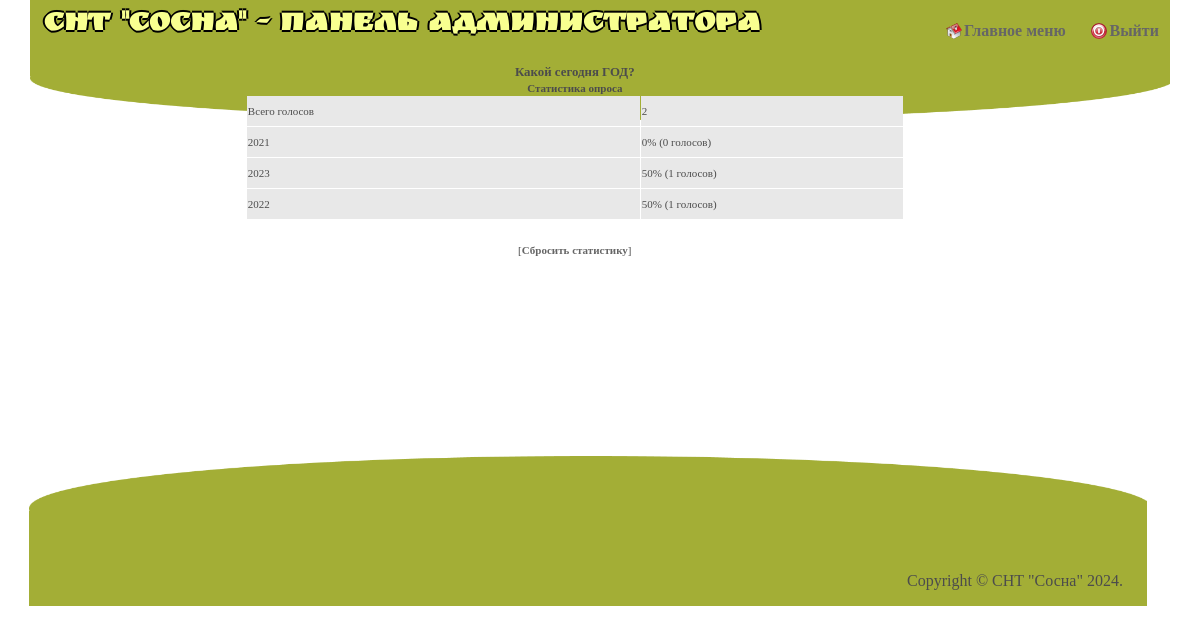
The app's page /admin/admin.php?action=view_quiz&id=1695629883 (signed in) with its own data.
### tables this page shows
CREATE TABLE IF NOT EXISTS `smp_quiz` (
  `op` int(11) NOT NULL,
  `title` text DEFAULT NULL,
  `tm` varchar(15) DEFAULT NULL
);

CREATE TABLE IF NOT EXISTS `smp_answer` (
  `op` int(11) NOT NULL,
  `answer` varchar(250) DEFAULT NULL,
  `point` int(11) DEFAULT NULL,
  `qid` int(11) DEFAULT NULL,
  `tm` varchar(15) DEFAULT NULL
);

### admin/admin.php (the view, shortened to what this page needs)
<?php
include "../database/database.php";
global $action;
if(isset($_SESSION['ein'])){
$bchome="
<table width=100% cellspacing=0 border=0>
    <TD width=5%><a href=\"?action=dologin\"><img src=\"images/main_s.png\" border=\"0\"></a></Td>
    <TD width=50%><a href=\"?action=dologin\"><font size=3><B>Главное меню</b></font></a></TD>
    <TD width=10%>&nbsp;</Td>
    <TD width=5%><a href=\"?action=logout\"><img src=\"images/exit_s.png\" border=\"0\"></a></Td>
    <TD width=30%><a href=\"?action=logout\"><font size=3><B>Выйти</B></font></a></TD>
</table>";
}
?>
<HTML><HEAD>
<link href="style.css" type='text/css' rel='stylesheet'>
    <link rel="stylesheet" href="../style/style.css">
</HEAD>
<BODY bgColor=#ffffff leftMargin=0 topMargin=0 rightmargin=0 bottommargin=0>
<TABLE height=50 cellSpacing=0 cellPadding=0 width="98%" border=0>
<TBODY>
<TR>
<TD colspan=0 cellpadding=0 width=2%><img src="../admin/images/space.gif" width=1 height=50></TD>
<TD width=78% style="padding-left:5px;">
    <h2 class= "h2_y" style="text-shadow: 2px 0 black, 0 -2px black, -2px 0 black, 0 2px black; text-align:left; margin-left:15px"><font size=6>СНТ "Сосна" - Панель администратора</font></h2>
</TD>
<TD width=21%  style="padding-left:5px;">&nbsp;<?php global $bchome; echo "$bchome"; ?></TD><TD colspan=0 cellpadding=0 width=2%><img src="images/space.gif" width=1 height=50></TD>
</TR></TBODY></TABLE>
<TABLE cellSpacing=0 cellPadding=0 width="98%" border=0>
<TBODY>
<TR>
<TD colspan=0 cellpadding=0 width=2%><img src="images/space.gif" width=1 height=400></TD>
<TD vAlign=top>
<TABLE cellSpacing=0 cellPadding=3 width="100%" align=center border=0>
<TBODY>
<TR>
<TD vAlign=top colSpan=1><BR>
<?php
if(isset($_SESSION['ein'])){
if($action=="poll_template"){
if($ser=="true"){
mysqli_query($mysql,"SET NAMES utf8");
$bro=mysqli_query($mysql,"UPDATE smp_cust SET pw='$pw',boc='$boc',bbc='$bbc',hlc='$hlc',hls='$hls',ttc='$ttc',bts='$bts',btc='$btc',buc='$buc'");
if($bro){
echo "<table width=40% align=center cellspacing=0><TR bgcolor=\"#a3ae36\" height=\"26\"><TD align=center width=100% colspan=2><b>Подтвверждение</b></TD></TR><TR bgcolor=\"#a3ae36\"><TD align=center style=\"BORDER-LEFT:#a3ae36 1px solid;BORDER-BOTTOM:#a3ae36 1px solid;\"><img src=\"images/banner_check.png\"></TD><TD align=center width=80% style=\"BORDER-RIGHT:#a3ae36 1px solid;BORDER-BOTTOM:#a3ae36 1px solid;\">Изменения были сохранены.</TD></TR></table><BR>";
}else{
echo "<table width=40% align=center cellspacing=0><TR bgcolor=\"#a3ae36\" height=\"26\"><TD align=center width=100% colspan=2><b>Предупреждение</b></TD></TR><TR bgcolor=\"#a3ae36\"><TD align=center style=\"BORDER-LEFT:#a3ae36 1px solid;BORDER-BOTTOM:#a3ae36 1px solid;\"><img src=\"images/warning.png\"></TD><TD align=center width=80% style=\"BORDER-RIGHT:#a3ae36 1px solid;BORDER-BOTTOM:#a3ae36 1px solid;\">Изменения не могут быть сохранены.</TD></TR></table><BR>";
}
}
mysqli_query($mysql,"SET NAMES utf8");
$gett=mysqli_query($mysql,"SELECT * FROM smp_cust");
$goi=mysqli_fetch_array($gett);
?>
<script language=javascript>
<!--
function regen()
{
window.self.document.all.t0.innerHTML = "<table width="+window.self.document.all.pw.value+"  style='border:"+window.self.document.all.boc.value+" 1px solid;' cellpadding=0 cellspacing=0 bgcolor="+window.self.document.all.bbc.value+"><TR bgcolor="+window.self.document.all.hlc.value+" height=\"25\"><TD style='padding:4px;font-size:"+window.self.document.all.hls.value+"px;color:"+window.self.document.all.ttc.value+"' valign=middle><B>Название опроса</B></TD></TR><TR height=10><td><img src='images/space.gif' height=1 width=1></td></TR><TR height=\"25\"><td style='padding:2px;font:"+window.self.document.all.bts.value+"px verdana, tahoma; color:"+window.self.document.all.btc.value+"; text-align:left;' valign=top><input type=radio name=note> Вариант 1</TR><TR height=\"25\"><td style='padding:2px;font:"+window.self.document.all.bts.value+"px verdana, tahoma; color:"+window.self.document.all.btc.value+"; text-align:left;' valign=top><input type=radio name=note> Вариант 2</TR><TR height=\"25\"><td style='padding:2px;font:"+window.self.document.all.bts.value+"px verdana, tahoma; color:"+window.self.document.all.btc.value+"; text-align:left;' valign=top><input type=radio name=note> Вариант 3</TR><TR height=\"25\"><TD align=\"center\"><input type=\"button\" style='color:"+window.self.document.all.buc.value+"' value=\"Голосовать!\"><BR><BR><a href=\"#\"><font size='1' color='"+window.self.document.all.btc.value+"'>Результаты</a></font></TD></TR><TR height=10><td><img src='images/space.gif' height=1 width=1></td></TR></Table><BR><table border=0 cellspacing=0 width="+window.self.document.all.pw.value+"></table>";
}
//-->
</script>
<body onload="javascript:regen();">
<?php
echo "<form method=post action=\"?action=poll_template&ser=true\">";
echo "<div id=\"colorpicker201\" class=\"colorpicker201\"></div>";
echo "<Table width=100% align=center><TR><TD width=50%><table width=100%><tr bgcolor=\"#E6E6E6\" height=\"24\"><TD colspan=2><B>Настроить внешний вид опроса:</B></TD></TR><TR style=\"background:#F6F6F6;\"><Td width=50%>Цвет окантовки опроса:</TD><TD><input type=text name=\"boc\" size=10 value=\"$goi[boc]\" onkeyup=\"javascript:regen();\" id=\"boc\"><input type=\"button\" value=\" ... \"  onclick=\"showColorGrid2('boc','none');\"></TD></TR><TR style=\"background:#F6F6F6;\"><Td>Цвет фона опроса:</TD><TD><input type=text name=bbc size=10 value=\"$goi[bbc]\" onkeyup=\"javascript:regen();\" id=\"bbc\"><input type=\"button\" value=\" ... \"  onclick=\"showColorGrid2('bbc','none');\"></TD></TR><TR style=\"background:#F6F6F6;\"><Td>Цвет фона названия опроса:</TD><TD><input type=text name=hlc size=10 value=\"$goi[hlc]\" onkeyup=\"javascript:regen();\" id=\"hlc\"><input type=\"button\" value=\" ... \"  onclick=\"showColorGrid2('hlc','none');\"></TD></TR><TR style=\"background:#F6F6F6;\"><Td>Размер заголовка опроса:</TD><TD><input type=text name=hls size=10 value=\"$goi[hls]\" onkeyup=\"javascript:regen();\">px</TD></TR>
<TR style=\"background:#F6F6F6;\"><Td>Цвет заголовка опроса:</TD><TD><input type=text name=ttc size=10 value=\"$goi[ttc]\" onkeyup=\"javascript:regen();\" id=\"ttc\"><input type=\"button\" value=\" ... \"  onclick=\"showColorGrid2('ttc','none');\"></TD></TR>
<TR style=\"background:#F6F6F6;\"><Td>Цвет опций:</TD><TD><input type=text name=btc size=10 value=\"$goi[btc]\" onkeyup=\"javascript:regen();\" id=\"btc\"><input type=\"button\" value=\" ... \"  onclick=\"showColorGrid2('btc','none');\"></TD></TR><TR style=\"background:#F6F6F6;\"><Td>Размер шрифта опций:</TD><TD><input type=text name=bts size=10 value=\"$goi[bts]\" onkeyup=\"javascript:regen();\" width=10%>px</TD></TR><TR style=\"background:#F6F6F6;\"><Td>Цвет текста кнопки:</TD><TD><input type=text name=buc size=10 value=\"$goi[buc]\" onkeyup=\"javascript:regen();\" id=\"buc\"><input type=\"button\" value=\" ... \"  onclick=\"showColorGrid2('buc','none');\"><input type=hidden name=id value=\"$goi[op]\"></TD></TR><TR style=\"background:#F6F6F6;\"><Td>Ширина опроса:</TD><TD><input type=text name=pw size=10 value=\"$goi[pw]\" onkeyup=\"javascript:regen();\" width=10%>px</TD></TR><TR style=\"background:#F6F6F6;\"><TD><BR><BR></TD><TD><input type=submit value=' Внести изменения! '><input type=button value=' Отменить изменения! ' onclick='javascript: reset();regen();'></TD></TR></Table></TD><TD width=50% align=center valign=top><table width=100%><TR bgcolor=\"#E6E6E6\" height=\"24\"><TD><B>Предварительный просмотр</B></TD></TR><TR height=100><TD valign=center><span id=t0></span></TD></TR></table></TD></TR></Table></Form>";
}
elseif($action=="view_quiz"){
mysqli_query($mysql,"SET NAMES utf8");
$mit=mysqli_query($mysql,"SELECT * FROM smp_quiz WHERE tm='$id'");
$qz=mysqli_fetch_array($mit);
$tot=mysqli_query($mysql,"SELECT * FROM smp_result WHERE tm='$id'");
$total=mysqli_num_rows($tot);
echo "<center><h3>$qz[title]</h3></center>";
echo "<table width=60% align=center cellspacing=1>";
echo "<TR><TD align=center colspan=2><b>Статистика опроса</b></TD></TR>";
echo "<TR height=30 bgcolor='#E8e8e8'><TD width=60%>Всего голосов</TD><TD width=40%>$total</TD></TR>";
mysqli_query($mysql,"SET NAMES utf8");
$mil=mysqli_query($mysql,"SELECT * FROM smp_answer WHERE tm='$id'");
while($cow=@mysqli_fetch_array($mil)){
$nm=mysqli_query($mysql,"SELECT * FROM smp_result WHERE point='$cow[qid]' AND tm='$id'");
$thibs=mysqli_num_rows($nm);
if($total>0){
$tp=round((($thibs/$total)*100),1);
}else{
$tp=0;
}
echo "<TR height=30 bgcolor='#E8E8E8'><TD>$cow[answer]</TD><TD>$tp% ($thibs голосов)</TD></TR>";
}
echo "<TR height=60><TD colspan=2 align=center>[<a href=\"?action=view_quiz&do=reset&id=$id\"><b>Сбросить статистику</b></a>]</TD></TR>";
echo "</table>";
    }
}
    ?><BR>
<TD colspan="0" cellpadding="0" width=0><img src="images/space.gif" width=1 height=400></TD>
<TABLE cellSpacing=0 cellPadding=0 width="98%" border=0>
<TBODY>
<TR>
    <TD style="BORDER-TOP: #a3ae36 0px solid; background: url('../image/footer.png') top no-repeat;background-size: 99% 100%;" height=150><p style="margin-right:30px; padding-top:100px; text-align:right;"><font size=3>Copyright © СНТ "Сосна" 2024.</font></p>
</TD></TR></TBODY>
    </TABLE></BR></body></BR></TD></TR></TBODY></TABLE></TD></TR></TBODY></TABLE></BODY></HTML>

### admin/style.css (style rules this page uses)
body { font-family: tahoma; color: #4C4C4C; font-size: 11px; }
td { font-family: tahoma; color: #4C4C4C; font-size: 11px; }
A:link { COLOR: #666666;FONT-SIZE: 11px; TEXT-DECORATION: none }

### style/style.css (style rules this page uses)
*, *:before, *:after { box-sizing: border-box; transition: .5s ease-in-out; }
body { margin: 0; font-family: 'Inter', sans-serif; font-size: 15px; color: #223001; }
h1, h2, h3, h4, h5, h6 { margin: 0; }
h2 { font-family: 'Ruslan Display'; color: #FFD225; font-size:48px; text-align:center; }
.h2_y { font-family: 'Ruslan Display'; color: #f8ff90; font-size:48px; text-align:center; }

### admin/admin.php (style rules this page uses)
body { background: url(../image/nav.png) top no-repeat; background-size: 95% 15%; }

### records on screen
smp_quiz: title "Какой сегодня ГОД?"
smp_answer: answer "2021", tp "0", thibs "0"
smp_answer: answer "2023", tp "50", thibs "1"
smp_answer: answer "2022", tp "50", thibs "1"

### other values on screen
$total "2"
